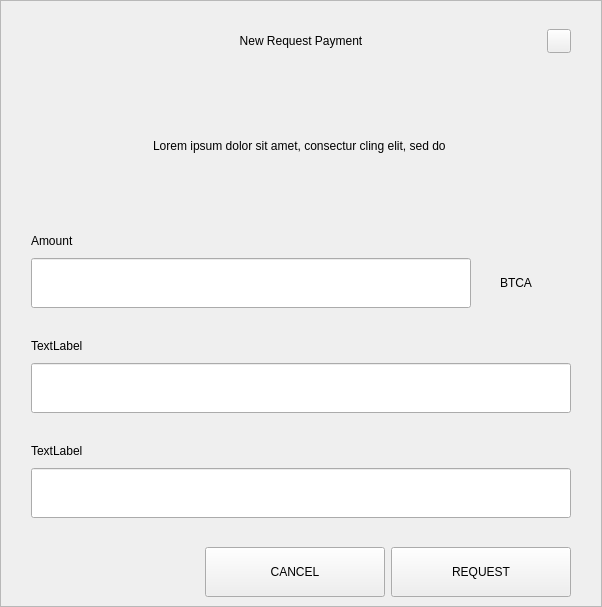
<?xml version="1.0" encoding="UTF-8"?>
<ui version="4.0">
 <class>RequestDialog</class>
 <widget class="QDialog" name="RequestDialog">
  <property name="geometry">
   <rect>
    <x>0</x>
    <y>0</y>
    <width>602</width>
    <height>607</height>
   </rect>
  </property>
  <property name="windowTitle">
   <string>Dialog</string>
  </property>
  <layout class="QVBoxLayout" name="verticalLayout_5">
   <property name="spacing">
    <number>0</number>
   </property>
   <property name="leftMargin">
    <number>0</number>
   </property>
   <property name="topMargin">
    <number>0</number>
   </property>
   <property name="rightMargin">
    <number>0</number>
   </property>
   <property name="bottomMargin">
    <number>0</number>
   </property>
   <item>
    <widget class="QFrame" name="frame">
     <property name="styleSheet">
      <string notr="true"/>
     </property>
     <property name="frameShape">
      <enum>QFrame::StyledPanel</enum>
     </property>
     <property name="frameShadow">
      <enum>QFrame::Raised</enum>
     </property>
     <layout class="QVBoxLayout" name="verticalLayout_4" stretch="1,0,0">
      <property name="spacing">
       <number>0</number>
      </property>
      <property name="leftMargin">
       <number>30</number>
      </property>
      <property name="topMargin">
       <number>20</number>
      </property>
      <property name="rightMargin">
       <number>30</number>
      </property>
      <property name="bottomMargin">
       <number>0</number>
      </property>
      <item>
       <layout class="QHBoxLayout" name="horizontalLayout_3">
        <property name="spacing">
         <number>0</number>
        </property>
        <item>
         <spacer name="horizontalSpacer_21">
          <property name="orientation">
           <enum>Qt::Horizontal</enum>
          </property>
          <property name="sizeHint" stdset="0">
           <size>
            <width>40</width>
            <height>20</height>
           </size>
          </property>
         </spacer>
        </item>
        <item>
         <widget class="QLabel" name="labelTitle">
          <property name="minimumSize">
           <size>
            <width>0</width>
            <height>40</height>
           </size>
          </property>
          <property name="maximumSize">
           <size>
            <width>16777215</width>
            <height>40</height>
           </size>
          </property>
          <property name="styleSheet">
           <string notr="true">padding-left:24px;</string>
          </property>
          <property name="text">
           <string>New Request Payment</string>
          </property>
          <property name="alignment">
           <set>Qt::AlignCenter</set>
          </property>
          <property name="margin">
           <number>7</number>
          </property>
         </widget>
        </item>
        <item>
         <spacer name="horizontalSpacer">
          <property name="orientation">
           <enum>Qt::Horizontal</enum>
          </property>
          <property name="sizeHint" stdset="0">
           <size>
            <width>40</width>
            <height>20</height>
           </size>
          </property>
         </spacer>
        </item>
        <item>
         <widget class="QPushButton" name="btnEsc">
          <property name="minimumSize">
           <size>
            <width>24</width>
            <height>24</height>
           </size>
          </property>
          <property name="maximumSize">
           <size>
            <width>24</width>
            <height>24</height>
           </size>
          </property>
          <property name="focusPolicy">
           <enum>Qt::NoFocus</enum>
          </property>
          <property name="text">
           <string/>
          </property>
         </widget>
        </item>
       </layout>
      </item>
      <item>
       <widget class="QStackedWidget" name="stack">
        <property name="minimumSize">
         <size>
          <width>540</width>
          <height>0</height>
         </size>
        </property>
        <property name="maximumSize">
         <size>
          <width>540</width>
          <height>16777215</height>
         </size>
        </property>
        <property name="currentIndex">
         <number>0</number>
        </property>
        <widget class="QWidget" name="page_1">
         <property name="minimumSize">
          <size>
           <width>540</width>
           <height>0</height>
          </size>
         </property>
         <property name="maximumSize">
          <size>
           <width>540</width>
           <height>16777215</height>
          </size>
         </property>
         <layout class="QVBoxLayout" name="layout1">
          <property name="spacing">
           <number>0</number>
          </property>
          <property name="leftMargin">
           <number>0</number>
          </property>
          <property name="topMargin">
           <number>0</number>
          </property>
          <property name="rightMargin">
           <number>0</number>
          </property>
          <property name="bottomMargin">
           <number>0</number>
          </property>
          <item>
           <spacer name="verticalSpacer_21">
            <property name="orientation">
             <enum>Qt::Vertical</enum>
            </property>
            <property name="sizeType">
             <enum>QSizePolicy::Fixed</enum>
            </property>
            <property name="sizeHint" stdset="0">
             <size>
              <width>20</width>
              <height>30</height>
             </size>
            </property>
           </spacer>
          </item>
          <item alignment="Qt::AlignHCenter">
           <widget class="QLabel" name="labelMessage">
            <property name="minimumSize">
             <size>
              <width>400</width>
              <height>50</height>
             </size>
            </property>
            <property name="text">
             <string>Lorem ipsum dolor sit amet, consectur cling elit, sed do </string>
            </property>
            <property name="alignment">
             <set>Qt::AlignCenter</set>
            </property>
            <property name="wordWrap">
             <bool>true</bool>
            </property>
           </widget>
          </item>
          <item alignment="Qt::AlignBottom">
           <widget class="QWidget" name="containerAmount" native="true">
            <layout class="QVBoxLayout" name="verticalLayout">
             <property name="spacing">
              <number>9</number>
             </property>
             <property name="leftMargin">
              <number>0</number>
             </property>
             <property name="topMargin">
              <number>0</number>
             </property>
             <property name="rightMargin">
              <number>0</number>
             </property>
             <property name="bottomMargin">
              <number>0</number>
             </property>
             <item>
              <widget class="QLabel" name="labelSubtitleAmount">
               <property name="minimumSize">
                <size>
                 <width>350</width>
                 <height>16</height>
                </size>
               </property>
               <property name="maximumSize">
                <size>
                 <width>16777215</width>
                 <height>16</height>
                </size>
               </property>
               <property name="text">
                <string>Amount</string>
               </property>
              </widget>
             </item>
             <item alignment="Qt::AlignTop">
              <widget class="QWidget" name="layoutAmount" native="true">
               <layout class="QHBoxLayout" name="horizontalLayout" stretch="2,0">
                <property name="spacing">
                 <number>0</number>
                </property>
                <property name="leftMargin">
                 <number>0</number>
                </property>
                <property name="topMargin">
                 <number>0</number>
                </property>
                <property name="rightMargin">
                 <number>0</number>
                </property>
                <property name="bottomMargin">
                 <number>0</number>
                </property>
                <item>
                 <widget class="QLineEdit" name="lineEditAmount">
                  <property name="minimumSize">
                   <size>
                    <width>0</width>
                    <height>50</height>
                   </size>
                  </property>
                  <property name="maximumSize">
                   <size>
                    <width>16777215</width>
                    <height>50</height>
                   </size>
                  </property>
                 </widget>
                </item>
                <item>
                 <widget class="QWidget" name="comboContainer" native="true">
                  <property name="minimumSize">
                   <size>
                    <width>100</width>
                    <height>50</height>
                   </size>
                  </property>
                  <property name="maximumSize">
                   <size>
                    <width>16777215</width>
                    <height>50</height>
                   </size>
                  </property>
                  <layout class="QHBoxLayout" name="horizontalLayout_31">
                   <property name="spacing">
                    <number>0</number>
                   </property>
                   <property name="leftMargin">
                    <number>0</number>
                   </property>
                   <property name="topMargin">
                    <number>0</number>
                   </property>
                   <property name="rightMargin">
                    <number>10</number>
                   </property>
                   <property name="bottomMargin">
                    <number>0</number>
                   </property>
                   <item>
                    <widget class="QLabel" name="comboBoxCoin">
                     <property name="text">
                      <string>BTCA</string>
                     </property>
                     <property name="alignment">
                      <set>Qt::AlignCenter</set>
                     </property>
                    </widget>
                   </item>
                  </layout>
                 </widget>
                </item>
               </layout>
              </widget>
             </item>
            </layout>
           </widget>
          </item>
          <item>
           <spacer name="verticalSpacer_31">
            <property name="orientation">
             <enum>Qt::Vertical</enum>
            </property>
            <property name="sizeType">
             <enum>QSizePolicy::Fixed</enum>
            </property>
            <property name="sizeHint" stdset="0">
             <size>
              <width>20</width>
              <height>30</height>
             </size>
            </property>
           </spacer>
          </item>
          <item>
           <layout class="QVBoxLayout" name="verticalLayoutLabel">
            <property name="spacing">
             <number>9</number>
            </property>
            <item>
             <widget class="QLabel" name="labelSubtitleLabel">
              <property name="minimumSize">
               <size>
                <width>0</width>
                <height>16</height>
               </size>
              </property>
              <property name="maximumSize">
               <size>
                <width>16777215</width>
                <height>16</height>
               </size>
              </property>
              <property name="text">
               <string>TextLabel</string>
              </property>
             </widget>
            </item>
            <item>
             <widget class="QLineEdit" name="lineEditLabel">
              <property name="minimumSize">
               <size>
                <width>0</width>
                <height>50</height>
               </size>
              </property>
              <property name="maximumSize">
               <size>
                <width>16777215</width>
                <height>50</height>
               </size>
              </property>
             </widget>
            </item>
           </layout>
          </item>
          <item>
           <spacer name="verticalSpacer_34">
            <property name="orientation">
             <enum>Qt::Vertical</enum>
            </property>
            <property name="sizeType">
             <enum>QSizePolicy::Fixed</enum>
            </property>
            <property name="sizeHint" stdset="0">
             <size>
              <width>20</width>
              <height>30</height>
             </size>
            </property>
           </spacer>
          </item>
          <item>
           <layout class="QVBoxLayout" name="verticalLayoutDescription">
            <property name="spacing">
             <number>9</number>
            </property>
            <item>
             <widget class="QLabel" name="labelSubtitleDescription">
              <property name="minimumSize">
               <size>
                <width>0</width>
                <height>16</height>
               </size>
              </property>
              <property name="maximumSize">
               <size>
                <width>16777215</width>
                <height>16</height>
               </size>
              </property>
              <property name="text">
               <string>TextLabel</string>
              </property>
             </widget>
            </item>
            <item>
             <widget class="QLineEdit" name="lineEditDescription">
              <property name="minimumSize">
               <size>
                <width>0</width>
                <height>50</height>
               </size>
              </property>
              <property name="maximumSize">
               <size>
                <width>16777215</width>
                <height>50</height>
               </size>
              </property>
             </widget>
            </item>
            <item>
             <spacer name="verticalSpacer_4">
              <property name="orientation">
               <enum>Qt::Vertical</enum>
              </property>
              <property name="sizeType">
               <enum>QSizePolicy::Fixed</enum>
              </property>
              <property name="sizeHint" stdset="0">
               <size>
                <width>20</width>
                <height>20</height>
               </size>
              </property>
             </spacer>
            </item>
           </layout>
          </item>
         </layout>
        </widget>
        <widget class="QWidget" name="page_2">
         <layout class="QVBoxLayout" name="layout2">
          <item>
           <spacer name="verticalSpacer_5">
            <property name="orientation">
             <enum>Qt::Vertical</enum>
            </property>
            <property name="sizeType">
             <enum>QSizePolicy::Fixed</enum>
            </property>
            <property name="sizeHint" stdset="0">
             <size>
              <width>20</width>
              <height>50</height>
             </size>
            </property>
           </spacer>
          </item>
          <item alignment="Qt::AlignHCenter">
           <widget class="QLabel" name="labelQrImg">
            <property name="minimumSize">
             <size>
              <width>260</width>
              <height>260</height>
             </size>
            </property>
            <property name="maximumSize">
             <size>
              <width>260</width>
              <height>260</height>
             </size>
            </property>
            <property name="text">
             <string/>
            </property>
            <property name="alignment">
             <set>Qt::AlignCenter</set>
            </property>
           </widget>
          </item>
          <item>
           <spacer name="verticalSpacer_2">
            <property name="orientation">
             <enum>Qt::Vertical</enum>
            </property>
            <property name="sizeType">
             <enum>QSizePolicy::Fixed</enum>
            </property>
            <property name="sizeHint" stdset="0">
             <size>
              <width>20</width>
              <height>30</height>
             </size>
            </property>
           </spacer>
          </item>
          <item alignment="Qt::AlignHCenter">
           <widget class="QLabel" name="labelAddress">
            <property name="text">
             <string>D7VFR83SQbiezrW72hjcWJtcfip5krte2Z </string>
            </property>
           </widget>
          </item>
          <item>
           <spacer name="verticalSpacer_32">
            <property name="orientation">
             <enum>Qt::Vertical</enum>
            </property>
            <property name="sizeType">
             <enum>QSizePolicy::Expanding</enum>
            </property>
            <property name="sizeHint" stdset="0">
             <size>
              <width>20</width>
              <height>20</height>
             </size>
            </property>
           </spacer>
          </item>
          <item>
           <layout class="QHBoxLayout" name="horizontal">
            <property name="leftMargin">
             <number>20</number>
            </property>
            <property name="rightMargin">
             <number>20</number>
            </property>
            <property name="bottomMargin">
             <number>20</number>
            </property>
            <item>
             <spacer name="horizontalSpacer_4">
              <property name="orientation">
               <enum>Qt::Horizontal</enum>
              </property>
              <property name="sizeHint" stdset="0">
               <size>
                <width>40</width>
                <height>20</height>
               </size>
              </property>
             </spacer>
            </item>
            <item>
             <widget class="QPushButton" name="btnCopyAddress">
              <property name="minimumSize">
               <size>
                <width>180</width>
                <height>50</height>
               </size>
              </property>
              <property name="text">
               <string>COPY ADDRESS</string>
              </property>
             </widget>
            </item>
            <item>
             <widget class="QPushButton" name="btnCopyUrl">
              <property name="minimumSize">
               <size>
                <width>180</width>
                <height>50</height>
               </size>
              </property>
              <property name="text">
               <string>COPY URL</string>
              </property>
             </widget>
            </item>
            <item>
             <spacer name="horizontalSpacer_2">
              <property name="orientation">
               <enum>Qt::Horizontal</enum>
              </property>
              <property name="sizeHint" stdset="0">
               <size>
                <width>40</width>
                <height>20</height>
               </size>
              </property>
             </spacer>
            </item>
           </layout>
          </item>
         </layout>
        </widget>
       </widget>
      </item>
      <item>
       <widget class="QWidget" name="buttonsStack" native="true">
        <layout class="QHBoxLayout" name="horizontalLayout_5">
         <property name="leftMargin">
          <number>20</number>
         </property>
         <property name="rightMargin">
          <number>0</number>
         </property>
         <item>
          <spacer name="horizontalSpacer_41">
           <property name="orientation">
            <enum>Qt::Horizontal</enum>
           </property>
           <property name="sizeHint" stdset="0">
            <size>
             <width>40</width>
             <height>20</height>
            </size>
           </property>
          </spacer>
         </item>
         <item>
          <widget class="QPushButton" name="btnCancel">
           <property name="minimumSize">
            <size>
             <width>180</width>
             <height>50</height>
            </size>
           </property>
           <property name="focusPolicy">
            <enum>Qt::NoFocus</enum>
           </property>
           <property name="text">
            <string>CANCEL</string>
           </property>
          </widget>
         </item>
         <item>
          <widget class="QPushButton" name="btnSave">
           <property name="minimumSize">
            <size>
             <width>180</width>
             <height>50</height>
            </size>
           </property>
           <property name="focusPolicy">
            <enum>Qt::NoFocus</enum>
           </property>
           <property name="text">
            <string>REQUEST</string>
           </property>
          </widget>
         </item>
        </layout>
       </widget>
      </item>
     </layout>
    </widget>
   </item>
  </layout>
 </widget>
 <resources/>
 <connections/>
</ui>
